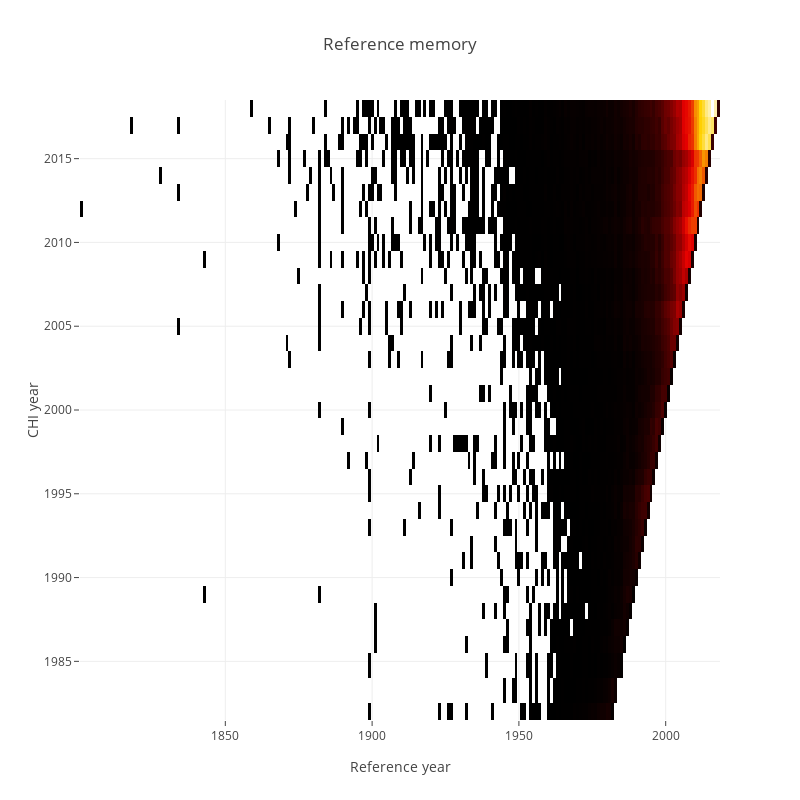

Here is the notebook cell this chart was saved with:
### Code cell
trace0 = go.Heatmap(z=heatmap_df.values.tolist(),
                   x=heatmap_df.columns,
                   y=heatmap_df.index,
                   colorscale='Hot',
                   showscale=False)

layout = dict(title='Reference memory',
              width = 800, height = 800,
              xaxis=dict(title='Reference year'),
              yaxis=dict(title='CHI year'))

fig = go.Figure(data=[trace0], layout=layout)
plotly.offline.iplot(fig)
pio.write_image(fig, 'reports/images/chi_reference_memory.png')

### Figure 1 — Plotly figure (JSON) as saved in the notebook; plotly's stock layout.template omitted (floating-point values rounded to 4 significant figures; data arrays with more than 128 entries replaced by an {"elided": "..."} marker saying what was removed)
{"data": [{"colorscale": "Hot", "showscale": false, "type": "heatmap", "uid": "a9917c64-ad91-4e2b-9bf6-19d4217e14bf", "x": {"elided": "218 int values"}, "y": [1982, 1983, 1985, 1986, 1987, 1988, 1989, 1990, 1991, 1992, 1993, 1994, 1995, 1996, 1997, 1998, 1999, 2000, 2001, 2002, 2003, 2004, 2005, 2006, 2007, 2008, 2009, 2010, 2011, 2012, 2013, 2014, 2015, 2016, 2017, 2018], "z": {"elided": "36x218 int values"}}], "layout": {"height": 800, "title": {"text": "Reference memory"}, "width": 800, "xaxis": {"title": {"text": "Reference year"}}, "yaxis": {"title": {"text": "CHI year"}}}}
